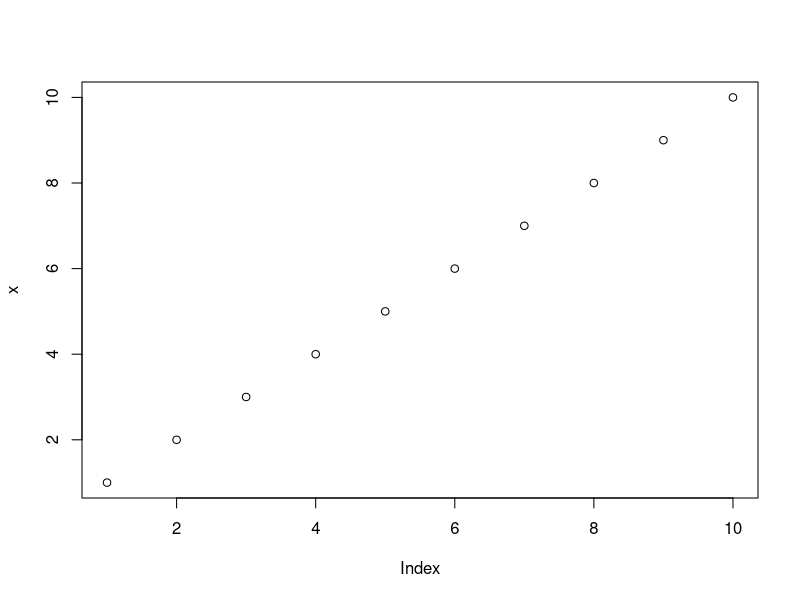
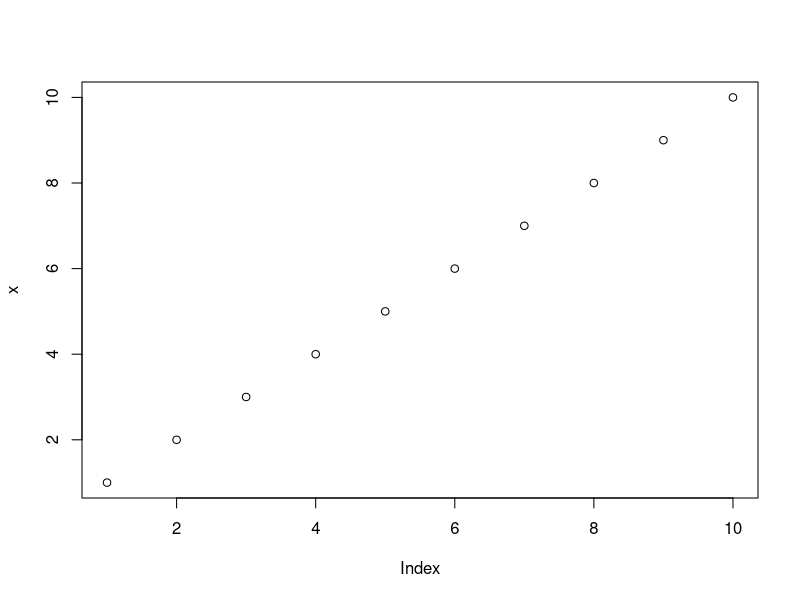
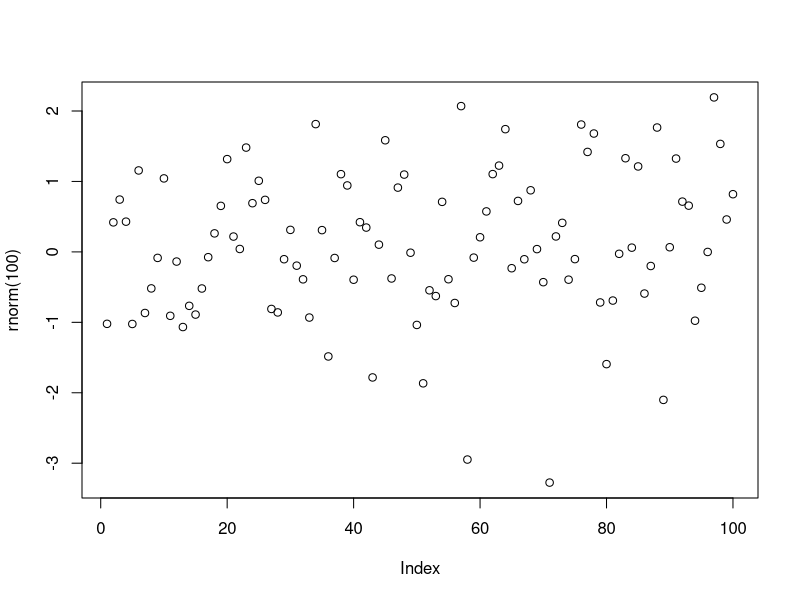

Generate these figures, in order, with R: (Note: this script raises an error after producing the figures.)
## ----load_packages, include=FALSE----------------------------------------
library("xtable")

## ----test name, echo=TRUE, results='markup'------------------------------
x <- 1:10
plot(x)
print(x)

## ----echo=TRUE, results='asis', fig.width=5, fig.height = 5, out.width="0.4\\textwidth"----
x <- 1:10
plot(x)
print(x)
plot(rnorm(100))

## ----init, include=FALSE-------------------------------------------------
## from now on no echo
opts_chunk$set(echo = FALSE)

## ----create_table, results='asis'----------------------------------------
TAB <- table(x)
xtable(TAB)

## ----first_cache, cache=TRUE---------------------------------------------
Sys.sleep(2)
plot(1:3, main = "cached figure", xlab = "x")

## ----random, cache=TRUE--------------------------------------------------
set.seed(1234)
rnorm(100)

## ------------------------------------------------------------------------
rnorm(1)

## ----cache = TRUE, random_seed = rand_seed-------------------------------
rnorm(10)

## ----eval = FALSE--------------------------------------------------------
## ## extract code
## purl("first_knitr.Rnw", documentation = 1)

